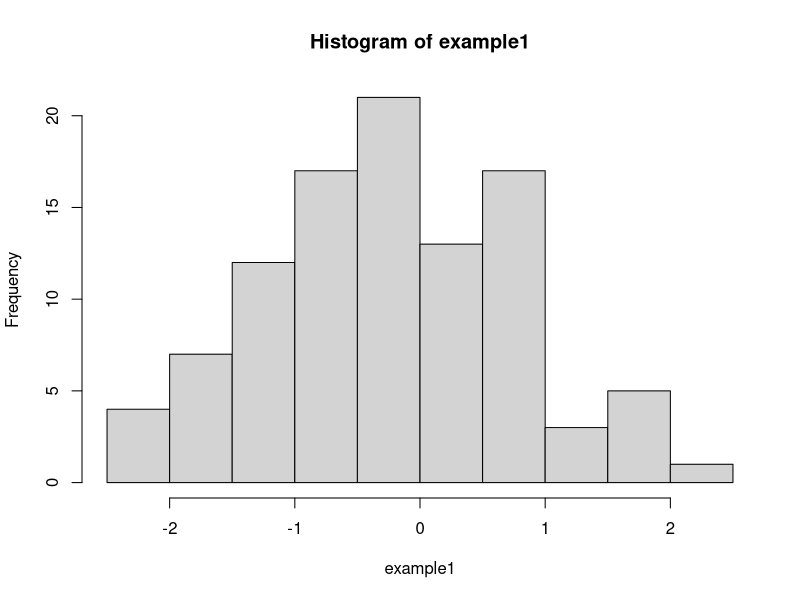
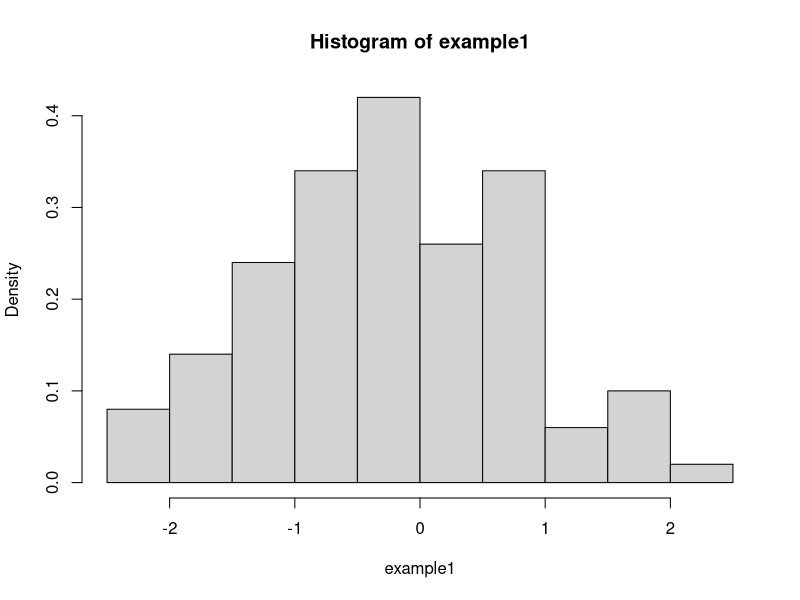
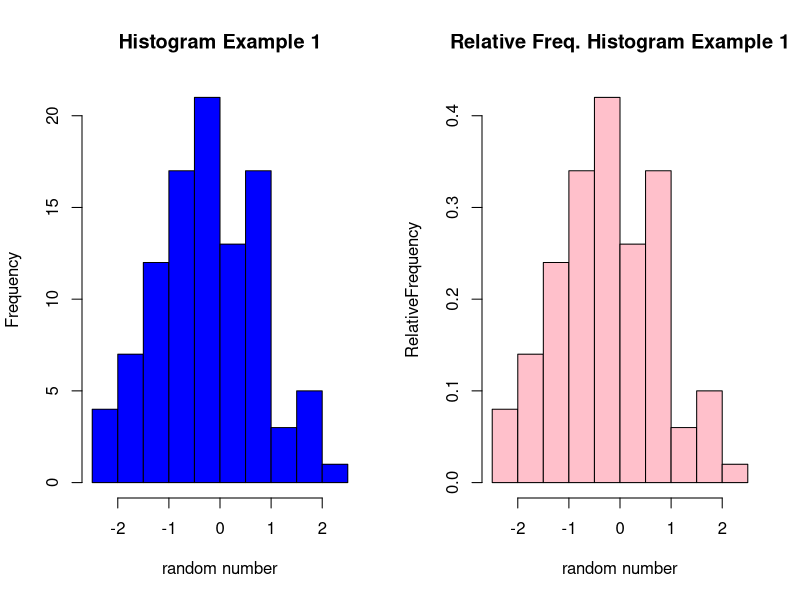
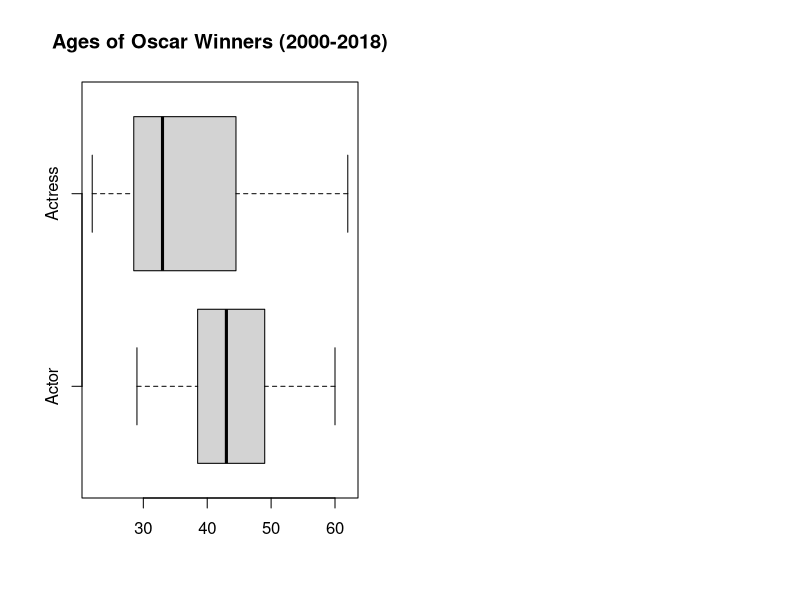

Here is the R script that generated these plots, in order:
## ---- chunk 1
knitr::opts_chunk$set(echo = TRUE)
## ---- chunk 2
example1<- rnorm(100, 0, 1)
hist(example1)                          #frequency histogram
hist(example1, probability = TRUE)      #probabilities, not frequencies
## ---- chunk 3
par(mfrow = c(1, 2))
hist(example1, main = "Histogram Example 1", xlab = "random number", 
     ylab = "Frequency", probability = FALSE, col = "blue")
hist(example1, main = "Relative Freq. Histogram Example 1", xlab = "random number", 
     ylab = "RelativeFrequency", probability = TRUE, col = "pink")
## ---- chunk 4
Actor   <- c(59, 41, 41, 33, 44, 55, 39, 50, 60, 48, 50, 45, 38, 37, 43, 29, 47, 36, 40)
Actress <- c(60, 28, 26, 54, 44, 22, 62, 29, 45, 33, 32, 61, 29, 30, 28, 35, 35, 33, 25)
length(Actor)
length(Actress)
## ---- chunk 5
mean(Actor)       # mean 
mean(Actress)
median(Actor)     # median
median(Actress)
max(Actor)        # maximum
max(Actress)
min(Actor)        # minimum
min(Actress)
var(Actor)        # variance
var(Actress)
sd(Actor)         # standard deviation
sd(Actress)
IQR(Actor)        # inter-quartile range (from percentiles, so not necessarily 
IQR(Actress)      # same as done manually)
## ---- chunk 6
boxplot(Actor, Actress, main = "Ages of Oscar Winners (2000-2018)", 
        names = c("Actor", "Actress"), horizontal = TRUE)
